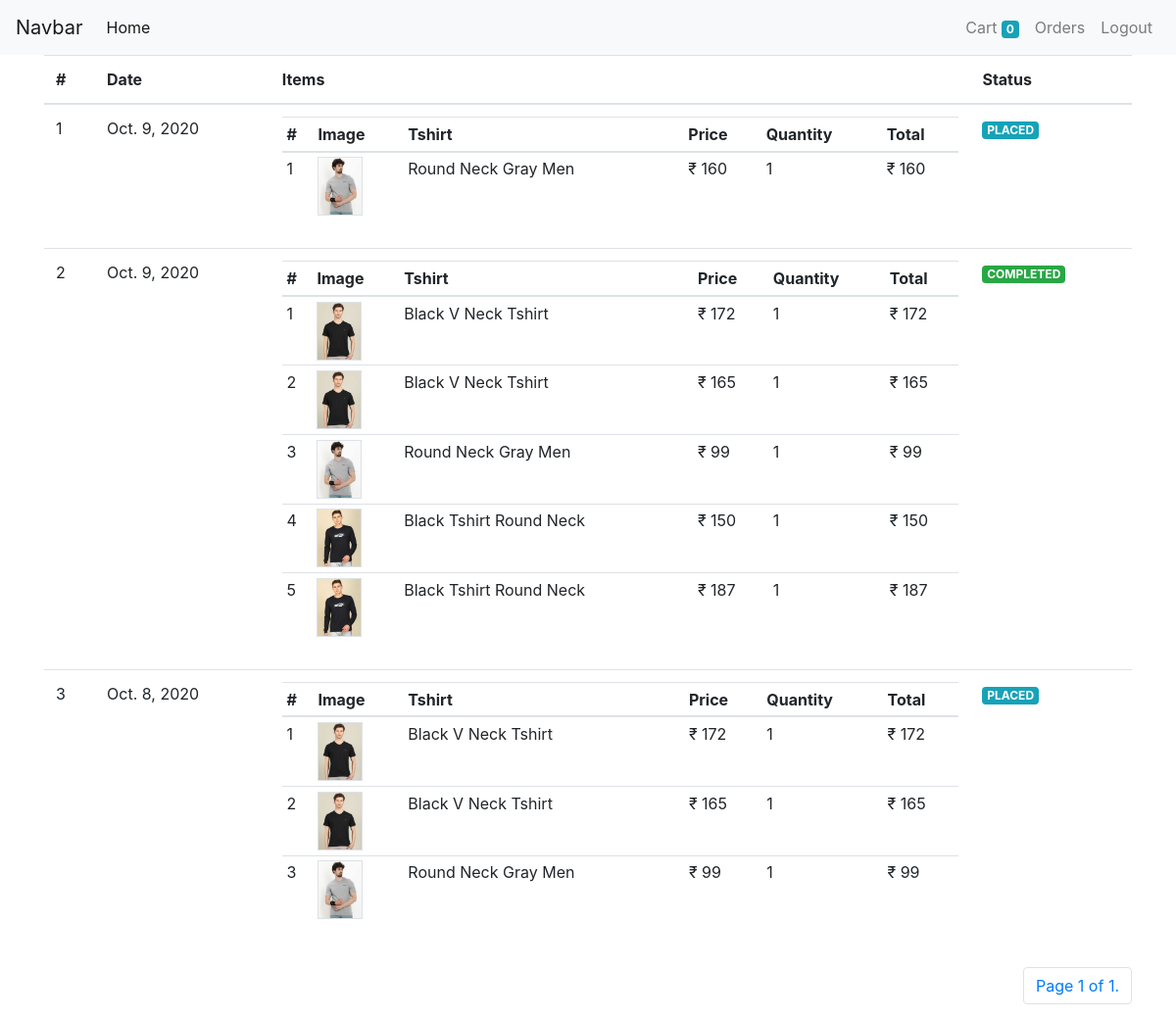
The app's page /orders/ (signed in) with its own data.
### store/models/order.py (models this page shows)
class Order(models.Model):
    orderStatus =  (
        ('PENDING' , "Pending"),
        ('PLACED' , "Placed"),
        ('CANCELED' , "Canceled"),
        ('COMPLETED' , "Completed"),
    )
    method =  (
        ('COD' , "Cod"),
        ('ONLINE' , "Online"),
    )
    order_status = models.CharField(max_length=15 , choices=orderStatus)
    payment_method = models.CharField(max_length=15 , choices=method)
    shipping_address = models.CharField(max_length=100  , null = False)
    phone = models.CharField(max_length=10 , null=False )
    user = models.ForeignKey(User , on_delete = models.CASCADE)
    total = models.IntegerField(null=False)
    date = models.DateTimeField(null= False , auto_now_add=True)

class OrderItem(models.Model):
    order = models.ForeignKey(Order , on_delete = models.CASCADE)
    tshirt = models.ForeignKey(Tshirt , on_delete = models.CASCADE)
    size = models.ForeignKey(SizeVariant , on_delete = models.CASCADE)
    quantity = models.IntegerField(null=False)
    price = models.IntegerField(null=False)
    date = models.DateTimeField(null= False , auto_now_add=True)

### store/models/tshirt.py (models this page shows, shortened)
class Tshirt(models.Model):
    name = models.CharField(max_length=50 , null=False)
    slug = models.CharField(max_length=200 , null=True  ,unique=True , default="")
    description = models.CharField(max_length=500 , null=True)
    discount = models.IntegerField(default=0)
    image = models.ImageField(upload_to ='upload/images/' , null=False)
    occasion = models.ForeignKey(Occasion , on_delete = models.CASCADE)
    brand = models.ForeignKey(Brand , on_delete = models.CASCADE)
    sleeve = models.ForeignKey(Sleeve , on_delete = models.CASCADE)
    neck_type = models.ForeignKey(NeckType , on_delete = models.CASCADE)
    ideal_for = models.ForeignKey(IdealFor , on_delete = models.CASCADE)
    color = models.ForeignKey(Color , on_delete = models.CASCADE)

### store/views/orders.py (the view)
# urls.py: path('orders/' , login_required(OrderListView.as_view() , login_url='/login/') , name='orders' ),
class OrderListView(ListView):
    template_name = 'store/orders.html'
    model = Order
    paginate_by = 5
    context_object_name = 'orders'
    def get_queryset(self):
        return  Order.objects.filter(user = self.request.user).order_by('-date').exclude(
        order_status='PENDING')

### store/templatetags/orders_tags.py (called while the page is built)
@register.simple_tag
def get_order_status_class(status):
    if status == "COMPLETED":
        return "success"
    elif status=="PENDING":
        return 'warning'
    else:
        return 'info'

### store/templatetags/tshirt_tags.py (called while the page is built)
@register.filter
def rupee(number):
    return f'₹ {number}'

@register.simple_tag
def multiply(a , b ):
    return a*b

### store/templates/store/orders.html (shortened to what this page needs)
{% extends "./base.html" %}
{% load tshirt_tags %}
{% load orders_tags %}
{%block content%}
<div class="container">
    <table class="table">
        <thead>
            <tr>
                <th>#</th>
                <th>Date</th>
                <th>Items</th>
                <th>Status</th>
            </tr>
        </thead>
        <tbody>
            {% for order in orders %}
            <tr>
                <td>{{forloop.counter}}</td>
                <td>{{order.date|date}}</td>
                <td>
                    <table class="table table-sm">
                        <thead>
                            <tr>
                                <th>#</th>
                                <th>Image</th>
                                <th>Tshirt</th>
                                <th>Price</th>
                                <th>Quantity</th>
                                <th>Total</th>
                            </tr>
                        </thead>
                        <tbody>
                            {% for oi in order.orderitem_set.all%}
                            <tr>
                                <td>{{forloop.counter}}</td>
                                <td><img height="60px" class="border" src="{{oi.tshirt.image.url}}" alt=""></td>
                                <td>{{oi.tshirt.name}}</td>
                                <td>{{oi.price|rupee}}</td>
                                <td>{{oi.quantity}}</td>
                                <td>{% multiply oi.quantity oi.price as result %}{{result|rupee}}</td>
                            </tr>
                            {% endfor %}
                        </tbody>
                    </table>
                </td>
                <td>
                    <span
                        class="badge badge-{% get_order_status_class order.order_status %}">{{order.order_status}}</span>
                </td>
            </tr>
            {% endfor %}
        </tbody>
    </table>
      <nav aria-label="Page navigation" class="mt-2">
        <ul class="pagination justify-content-end">
          <li class="page-item">
            <a class="page-link" href="">Page {{ page_obj.number }} of {{ page_obj.paginator.num_pages }}.</a>
          </li>
        </ul>
      </nav>
</div>
{% endblock %}

### records on screen
Order: date "Oct. 9, 2020", order_status "PLACED"
OrderItem: tshirt.image (picture), tshirt.name "Round Neck Gray Men", price "₹ 160", quantity "1", result "₹ 160"
Order: date "Oct. 9, 2020", order_status "COMPLETED"
OrderItem: tshirt.image (picture), tshirt.name "Black V Neck Tshirt", price "₹ 172", quantity "1", result "₹ 172"
OrderItem: tshirt.image (picture), tshirt.name "Black V Neck Tshirt", price "₹ 165", quantity "1", result "₹ 165"
OrderItem: tshirt.image (picture), tshirt.name "Round Neck Gray Men", price "₹ 99", quantity "1", result "₹ 99"
OrderItem: tshirt.image (picture), tshirt.name "Black Tshirt Round Neck", price "₹ 150", quantity "1", result "₹ 150"
OrderItem: tshirt.image (picture), tshirt.name "Black Tshirt Round Neck", price "₹ 187", quantity "1", result "₹ 187"
Order: date "Oct. 8, 2020", order_status "PLACED"
OrderItem: tshirt.image (picture), tshirt.name "Black V Neck Tshirt", price "₹ 172", quantity "1", result "₹ 172"
OrderItem: tshirt.image (picture), tshirt.name "Black V Neck Tshirt", price "₹ 165", quantity "1", result "₹ 165"
OrderItem: tshirt.image (picture), tshirt.name "Round Neck Gray Men", price "₹ 99", quantity "1", result "₹ 99"

### other values on screen
{{ request.session.cart|length }} "0"
{{ page_obj.number }} "1"
{{ page_obj.paginator.num_pages }} "1"
